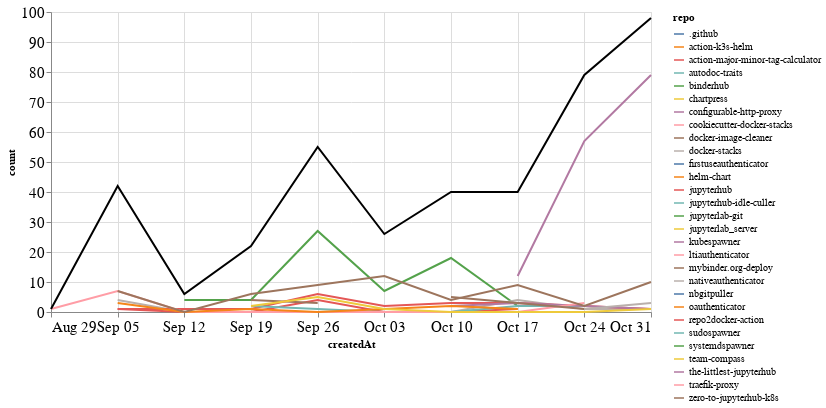

The notebook cell saved with this chart:
### Markdown cell above
### Comments

### Code cell
comments_time = comments.groupby('repo').resample('W', on='createdAt').count()['author'].reset_index()
comments_time = comments_time.rename(columns={'author': 'count'})
comments_time_total = comments_time.groupby('createdAt').agg({"count": "sum"}).reset_index()
ch1 = alt.Chart(comments_time, width=600).mark_line().encode(
    x='createdAt',
    y='count',
    color='repo',
    tooltip="repo"
)

ch2 = alt.Chart(comments_time_total, width=600).mark_line(color="black").encode(
    x='createdAt',
    y='count',
)

ch1 + ch2

### Figure 1 — Vega-Lite specification as saved in the notebook (floating-point values rounded to 4 significant figures)
{"config": {"axisLeft": {"labelFontSize": 15}, "axisBottom": {"labelFontSize": 15}}, "layer": [{"data": {"name": "data-1502795b52be903469b4a9973b350505"}, "mark": "line", "encoding": {"color": {"type": "nominal", "field": "repo"}, "tooltip": {"type": "nominal", "field": "repo"}, "x": {"type": "temporal", "field": "createdAt"}, "y": {"type": "quantitative", "field": "count"}}, "width": 600}, {"data": {"name": "data-d89ca8e94e0c84f593b7aaf93598b2fb"}, "mark": {"type": "line", "color": "black"}, "encoding": {"x": {"type": "temporal", "field": "createdAt"}, "y": {"type": "quantitative", "field": "count"}}, "width": 600}], "$schema": "https://vega.github.io/schema/vega-lite/v4.8.1.json", "datasets": {"data-1502795b52be903469b4a9973b350505": [{"repo": ".github", "createdAt": "2021-10-24T00:00:00", "count": 1}, {"repo": "action-k3s-helm", "createdAt": "2021-10-10T00:00:00", "count": 5}, {"repo": "action-major-minor-tag-calculator", "createdAt": "2021-09-05T00:00:00", "count": 1}, {"repo": "action-major-minor-tag-calculator", "createdAt": "2021-09-12T00:00:00", "count": 0}, {"repo": "action-major-minor-tag-calculator", "createdAt": "2021-09-19T00:00:00", "count": 0}, {"repo": "action-major-minor-tag-calculator", "createdAt": "2021-09-26T00:00:00", "count": 4}, {"repo": "action-major-minor-tag-calculator", "createdAt": "2021-10-03T00:00:00", "count": 0}, {"repo": "action-major-minor-tag-calculator", "createdAt": "2021-10-10T00:00:00", "count": 0}, {"repo": "action-major-minor-tag-calculator", "createdAt": "2021-10-17T00:00:00", "count": 1}, {"repo": "autodoc-traits", "createdAt": "2021-10-24T00:00:00", "count": 1}, {"repo": "binderhub", "createdAt": "2021-09-12T00:00:00", "count": 4}, {"repo": "binderhub", "createdAt": "2021-09-19T00:00:00", "count": 4}, {"repo": "binderhub", "createdAt": "2021-09-26T00:00:00", "count": 27}, {"repo": "binderhub", "createdAt": "2021-10-03T00:00:00", "count": 7}, {"repo": "binderhub", "createdAt": "2021-10-10T00:00:00", "count": 18}, {"repo": "binderhub", "createdAt": "2021-10-17T00:00:00", "count": 2}, {"repo": "chartpress", "createdAt": "2021-09-05T00:00:00", "count": 2}, {"repo": "configurable-http-proxy", "createdAt": "2021-09-19T00:00:00", "count": 2}, {"repo": "cookiecutter-docker-stacks", "createdAt": "2021-09-05T00:00:00", "count": 1}, {"repo": "docker-image-cleaner", "createdAt": "2021-09-19T00:00:00", "count": 4}, {"repo": "docker-image-cleaner", "createdAt": "2021-09-26T00:00:00", "count": 3}, {"repo": "docker-stacks", "createdAt": "2021-09-05T00:00:00", "count": 4}, {"repo": "docker-stacks", "createdAt": "2021-09-12T00:00:00", "count": 0}, {"repo": "docker-stacks", "createdAt": "2021-09-19T00:00:00", "count": 0}, {"repo": "docker-stacks", "createdAt": "2021-09-26T00:00:00", "count": 0}, {"repo": "docker-stacks", "createdAt": "2021-10-03T00:00:00", "count": 0}, {"repo": "docker-stacks", "createdAt": "2021-10-10T00:00:00", "count": 0}, {"repo": "docker-stacks", "createdAt": "2021-10-17T00:00:00", "count": 4}, {"repo": "docker-stacks", "createdAt": "2021-10-24T00:00:00", "count": 1}, {"repo": "docker-stacks", "createdAt": "2021-10-31T00:00:00", "count": 1}, {"repo": "firstuseauthenticator", "createdAt": "2021-10-31T00:00:00", "count": 2}, {"repo": "helm-chart", "createdAt": "2021-10-10T00:00:00", "count": 1}, {"repo": "jupyterhub", "createdAt": "2021-09-05T00:00:00", "count": 1}, {"repo": "jupyterhub", "createdAt": "2021-09-12T00:00:00", "count": 1}, {"repo": "jupyterhub", "createdAt": "2021-09-19T00:00:00", "count": 1}, {"repo": "jupyterhub", "createdAt": "2021-09-26T00:00:00", "count": 6}, {"repo": "jupyterhub", "createdAt": "2021-10-03T00:00:00", "count": 2}, {"repo": "jupyterhub", "createdAt": "2021-10-10T00:00:00", "count": 3}, {"repo": "jupyterhub", "createdAt": "2021-10-17T00:00:00", "count": 3}, {"repo": "jupyterhub", "createdAt": "2021-10-24T00:00:00", "count": 2}, {"repo": "jupyterhub", "createdAt": "2021-10-31T00:00:00", "count": 1}, {"repo": "jupyterhub-idle-culler", "createdAt": "2021-09-19T00:00:00", "count": 2}, {"repo": "jupyterhub-idle-culler", "createdAt": "2021-09-26T00:00:00", "count": 1}, {"repo": "jupyterhub-idle-culler", "createdAt": "2021-10-03T00:00:00", "count": 0}, {"repo": "jupyterhub-idle-culler", "createdAt": "2021-10-10T00:00:00", "count": 0}, {"repo": "jupyterhub-idle-culler", "createdAt": "2021-10-17T00:00:00", "count": 2}, {"repo": "jupyterhub-idle-culler", "createdAt": "2021-10-24T00:00:00", "count": 2}, {"repo": "jupyterlab-git", "createdAt": "2021-10-03T00:00:00", "count": 2}, {"repo": "jupyterlab_server", "createdAt": "2021-10-03T00:00:00", "count": 1}, {"repo": "kubespawner", "createdAt": "2021-10-10T00:00:00", "count": 2}, {"repo": "kubespawner", "createdAt": "2021-10-17T00:00:00", "count": 3}, {"repo": "kubespawner", "createdAt": "2021-10-24T00:00:00", "count": 2}, {"repo": "kubespawner", "createdAt": "2021-10-31T00:00:00", "count": 1}, {"repo": "ltiauthenticator", "createdAt": "2021-08-29T00:00:00", "count": 1}, {"repo": "ltiauthenticator", "createdAt": "2021-09-05T00:00:00", "count": 7}, {"repo": "ltiauthenticator", "createdAt": "2021-09-12T00:00:00", "count": 0}, {"repo": "ltiauthenticator", "createdAt": "2021-09-19T00:00:00", "count": 0}, {"repo": "ltiauthenticator", "createdAt": "2021-09-26T00:00:00", "count": 0}, {"repo": "ltiauthenticator", "createdAt": "2021-10-03T00:00:00", "count": 0}, {"repo": "ltiauthenticator", "createdAt": "2021-10-10T00:00:00", "count": 0}, {"repo": "ltiauthenticator", "createdAt": "2021-10-17T00:00:00", "count": 0}, {"repo": "ltiauthenticator", "createdAt": "2021-10-24T00:00:00", "count": 3}, {"repo": "mybinder.org-deploy", "createdAt": "2021-10-10T00:00:00", "count": 5}, {"repo": "mybinder.org-deploy", "createdAt": "2021-10-17T00:00:00", "count": 3}, {"repo": "mybinder.org-deploy", "createdAt": "2021-10-24T00:00:00", "count": 1}, {"repo": "nativeauthenticator", "createdAt": "2021-10-24T00:00:00", "count": 1}, {"repo": "nativeauthenticator", "createdAt": "2021-10-31T00:00:00", "count": 3}, {"repo": "nbgitpuller", "createdAt": "2021-09-05T00:00:00", "count": 15}, {"repo": "oauthenticator", "createdAt": "2021-09-05T00:00:00", "count": 3}, {"repo": "oauthenticator", "createdAt": "2021-09-12T00:00:00", "count": 0}, {"repo": "oauthenticator", "createdAt": "2021-09-19T00:00:00", "count": 1}, {"repo": "oauthenticator", "createdAt": "2021-09-26T00:00:00", "count": 0}, {"repo": "oauthenticator", "createdAt": "2021-10-03T00:00:00", "count": 1}, {"repo": "oauthenticator", "createdAt": "2021-10-10T00:00:00", "count": 2}, {"repo": "oauthenticator", "createdAt": "2021-10-17T00:00:00", "count": 1}, {"repo": "repo2docker-action", "createdAt": "2021-09-05T00:00:00", "count": 1}, {"repo": "sudospawner", "createdAt": "2021-09-12T00:00:00", "count": 1}, {"repo": "systemdspawner", "createdAt": "2021-10-24T00:00:00", "count": 3}, {"repo": "team-compass", "createdAt": "2021-09-19T00:00:00", "count": 2}, {"repo": "team-compass", "createdAt": "2021-09-26T00:00:00", "count": 5}, {"repo": "team-compass", "createdAt": "2021-10-03T00:00:00", "count": 1}, {"repo": "team-compass", "createdAt": "2021-10-10T00:00:00", "count": 0}, {"repo": "team-compass", "createdAt": "2021-10-17T00:00:00", "count": 0}, {"repo": "team-compass", "createdAt": "2021-10-24T00:00:00", "count": 0}, {"repo": "team-compass", "createdAt": "2021-10-31T00:00:00", "count": 1}, {"repo": "the-littlest-jupyterhub", "createdAt": "2021-10-17T00:00:00", "count": 12}, {"repo": "the-littlest-jupyterhub", "createdAt": "2021-10-24T00:00:00", "count": 57}, {"repo": "the-littlest-jupyterhub", "createdAt": "2021-10-31T00:00:00", "count": 79}, {"repo": "traefik-proxy", "createdAt": "2021-10-24T00:00:00", "count": 3}, {"repo": "zero-to-jupyterhub-k8s", "createdAt": "2021-09-05T00:00:00", "count": 7}, {"repo": "zero-to-jupyterhub-k8s", "createdAt": "2021-09-12T00:00:00", "count": 0}, {"repo": "zero-to-jupyterhub-k8s", "createdAt": "2021-09-19T00:00:00", "count": 6}, {"repo": "zero-to-jupyterhub-k8s", "createdAt": "2021-09-26T00:00:00", "count": 9}, {"repo": "zero-to-jupyterhub-k8s", "createdAt": "2021-10-03T00:00:00", "count": 12}, {"repo": "zero-to-jupyterhub-k8s", "createdAt": "2021-10-10T00:00:00", "count": 4}, {"repo": "zero-to-jupyterhub-k8s", "createdAt": "2021-10-17T00:00:00", "count": 9}, {"repo": "zero-to-jupyterhub-k8s", "createdAt": "2021-10-24T00:00:00", "count": 2}, {"repo": "zero-to-jupyterhub-k8s", "createdAt": "2021-10-31T00:00:00", "count": 10}], "data-d89ca8e94e0c84f593b7aaf93598b2fb": [{"createdAt": "2021-08-29T00:00:00", "count": 1}, {"createdAt": "2021-09-05T00:00:00", "count": 42}, {"createdAt": "2021-09-12T00:00:00", "count": 6}, {"createdAt": "2021-09-19T00:00:00", "count": 22}, {"createdAt": "2021-09-26T00:00:00", "count": 55}, {"createdAt": "2021-10-03T00:00:00", "count": 26}, {"createdAt": "2021-10-10T00:00:00", "count": 40}, {"createdAt": "2021-10-17T00:00:00", "count": 40}, {"createdAt": "2021-10-24T00:00:00", "count": 79}, {"createdAt": "2021-10-31T00:00:00", "count": 98}]}}
